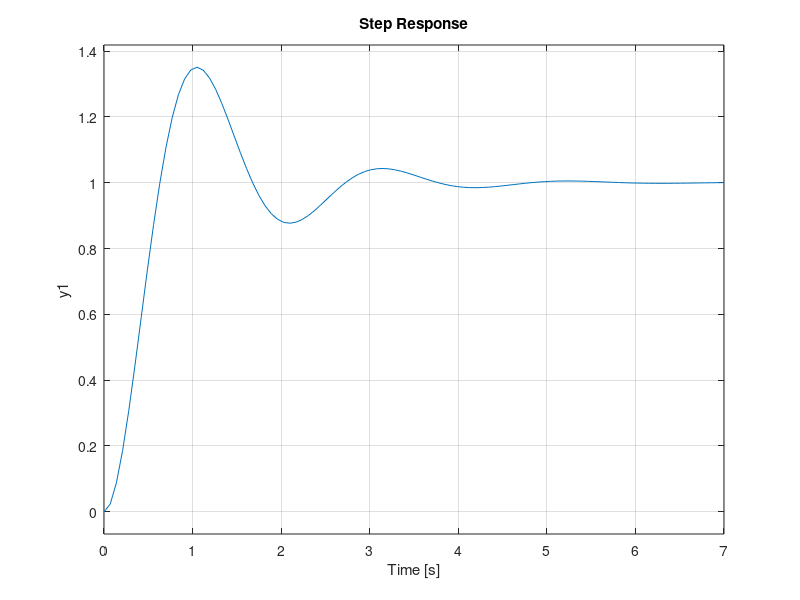

The MATLAB script that drew this image: (Note: this script raises an error after producing the figure.)
clc
clear

G = tf([10],[1 2 10]);

step(G);
stepinfo(G)

[Wn, zeta] = damp(G);
Wn = Wn(1);
zeta = zeta(1);

overshoot = 100*exp((-pi*zeta)/((1-zeta^2)^(1/2)))
peaktime = pi/(Wn*((1-zeta^2)^(1/2)))


